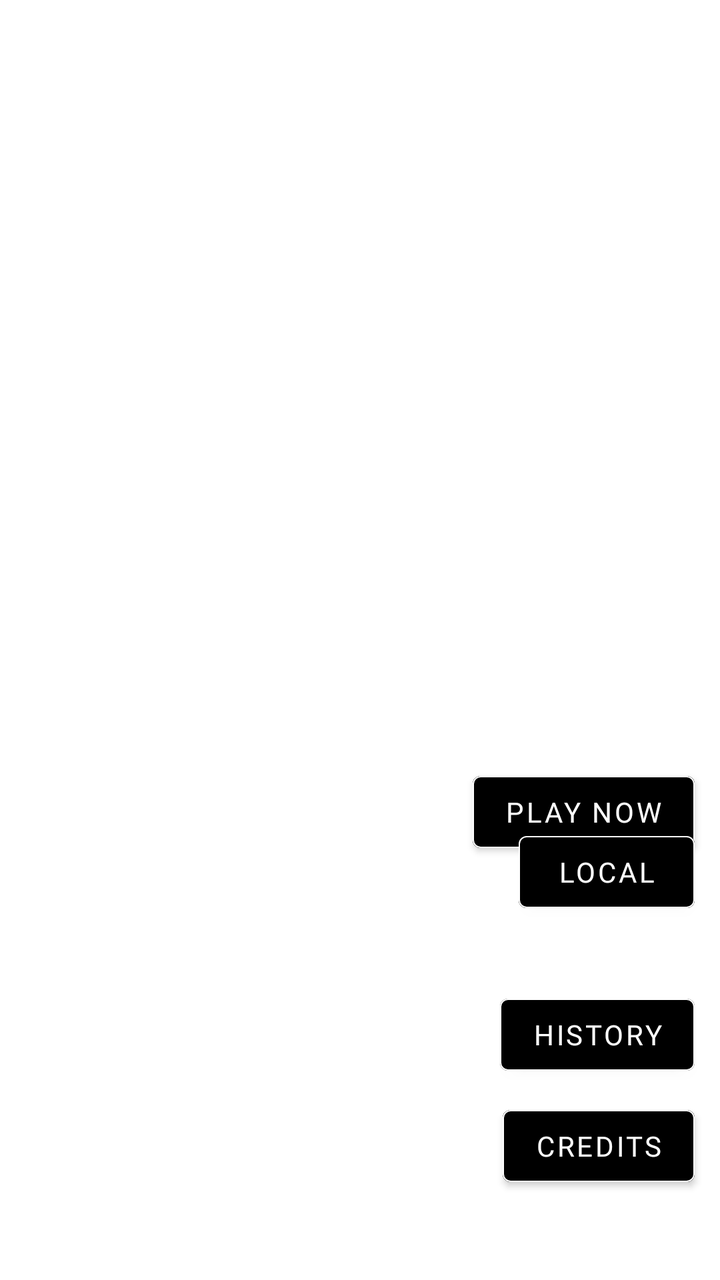
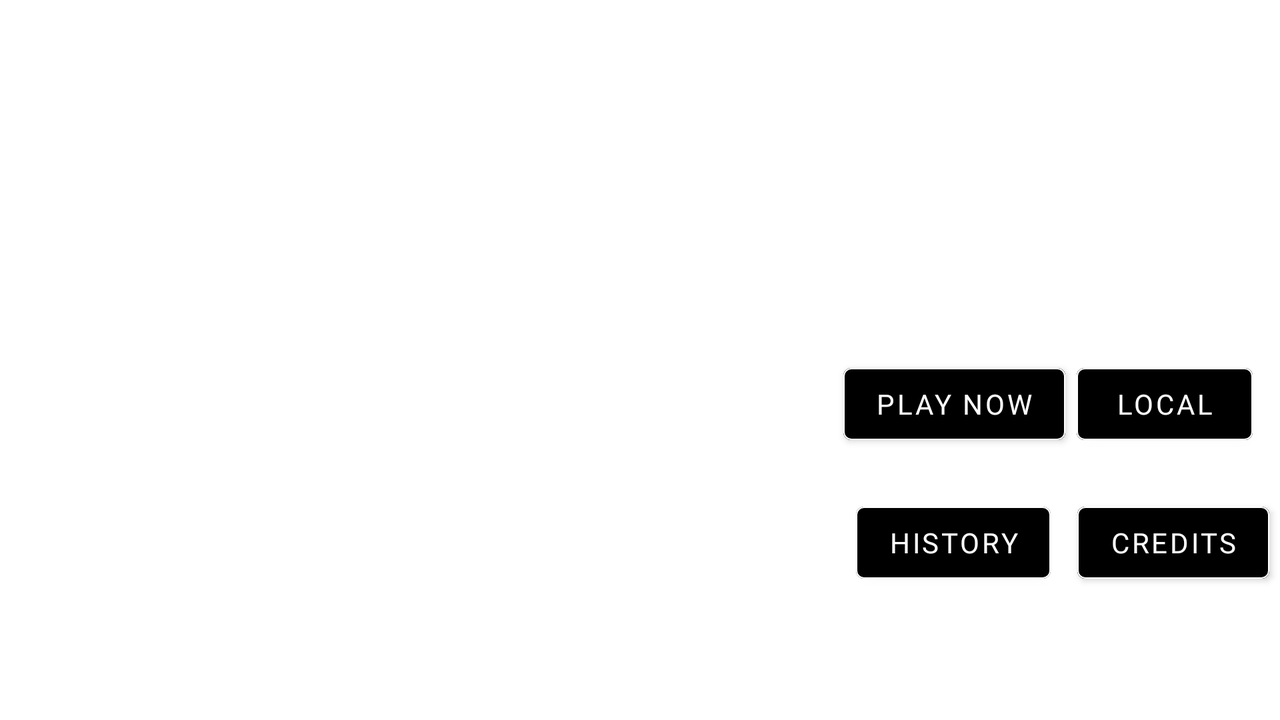

Two renders of one Android screen. The first uses the default layout on a phone; the second uses the alternative layout the repository ships for a different screen configuration, on a matching device. The two XML files are below.
<!-- AndroidManifest.xml: application theme Theme.Chess4Android -->
<!-- res/layout/activity_main.xml -->
<?xml version="1.0" encoding="utf-8"?>
<androidx.constraintlayout.widget.ConstraintLayout xmlns:android="http://schemas.android.com/apk/res/android"
    xmlns:app="http://schemas.android.com/apk/res-auto"
    xmlns:tools="http://schemas.android.com/tools"
    android:layout_width="match_parent"
    android:layout_height="match_parent"
    tools:context=".daily.MainActivity">

    <ImageView
        android:id="@+id/chess_wallpaper"
        android:layout_width="0dp"
        android:layout_height="0dp"
        android:contentDescription="@string/chess_wallpaper"
        android:scaleType="centerCrop"
        app:layout_constraintBottom_toBottomOf="parent"
        app:layout_constraintEnd_toEndOf="parent"
        app:layout_constraintHorizontal_bias="0.0"
        app:layout_constraintStart_toStartOf="parent"
        app:layout_constraintTop_toTopOf="parent"
        app:layout_constraintVertical_bias="0.0"
        app:srcCompat="@drawable/chess_wallpaper" />

    <TextView
        android:id="@+id/chess_resolution"
        android:layout_width="wrap_content"
        android:layout_height="wrap_content"
        android:fontFamily="@font/poppins"
        android:text="@string/chess_title"
        android:textColor="@color/white"
        android:textSize="34sp"
        app:layout_constraintBottom_toBottomOf="parent"
        app:layout_constraintEnd_toEndOf="parent"
        app:layout_constraintStart_toStartOf="parent"
        app:layout_constraintTop_toTopOf="@+id/chess_wallpaper"
        app:layout_constraintVertical_bias="0.086"
        tools:text="CHESS ROYALE" />

    <Button
        android:id="@+id/play_button"
        android:layout_width="wrap_content"
        android:layout_height="wrap_content"
        android:backgroundTint="#000000"
        android:fontFamily="@font/poppins"
        android:text="@string/play_button"
        app:layout_constraintBottom_toBottomOf="@+id/chess_wallpaper"
        app:layout_constraintEnd_toEndOf="parent"
        app:layout_constraintHorizontal_bias="0.949"
        app:layout_constraintStart_toStartOf="@+id/chess_wallpaper"
        app:layout_constraintTop_toTopOf="parent"
        app:layout_constraintVertical_bias="0.645"
        app:strokeColor="#FFFFFF"
        app:strokeWidth="0.5dp" />

    <Button
        android:id="@+id/credits_button"
        android:layout_width="wrap_content"
        android:layout_height="wrap_content"
        android:layout_marginTop="8dp"
        android:layout_marginBottom="48dp"
        android:backgroundTint="#000000"
        android:fontFamily="@font/poppins"
        android:text="@string/credits"
        app:layout_constraintBottom_toBottomOf="parent"
        app:layout_constraintEnd_toEndOf="parent"
        app:layout_constraintHorizontal_bias="0.952"
        app:layout_constraintStart_toStartOf="parent"
        app:layout_constraintTop_toBottomOf="@+id/history_button"
        app:layout_constraintVertical_bias="0.071"
        app:strokeColor="#FFFFFF"
        app:strokeWidth="0.5dp" />

    <Button
        android:id="@+id/history_button"
        android:layout_width="wrap_content"
        android:layout_height="wrap_content"
        android:layout_marginTop="8dp"
        android:fontFamily="@font/poppins"
        android:text="@string/history"
        app:layout_constraintBottom_toBottomOf="parent"
        app:layout_constraintEnd_toEndOf="parent"
        app:layout_constraintHorizontal_bias="0.952"
        app:layout_constraintStart_toStartOf="parent"
        app:layout_constraintTop_toBottomOf="@+id/play_button"
        app:layout_constraintVertical_bias="0.36"
        app:strokeColor="@color/white"
        app:strokeWidth="0.5dp" />

    <Button
        android:id="@+id/pvp_button"
        android:layout_width="wrap_content"
        android:layout_height="wrap_content"
        android:layout_marginBottom="180dp"
        android:backgroundTint="#000000"
        android:fontFamily="@font/poppins"
        android:text="@string/pvp_button"
        app:layout_constraintBottom_toBottomOf="parent"
        app:layout_constraintEnd_toEndOf="parent"
        app:layout_constraintHorizontal_bias="0.953"
        app:layout_constraintStart_toStartOf="parent"
        app:layout_constraintTop_toBottomOf="@+id/play_button"
        app:layout_constraintVertical_bias="1.0"
        app:strokeColor="#FFFFFF"
        app:strokeWidth="0.5dp"/>

</androidx.constraintlayout.widget.ConstraintLayout>
<!-- resources referenced by this layout -->
<resources>
  <color name="white">#FFFFFFFF</color>
  <string name="chess_title">CHESS ROYALE</string>
  <string name="chess_wallpaper">chess_wallpaper</string>
  <string name="credits">Credits</string>
  <string name="history">History</string>
  <string name="play_button">Play Now</string>
  <string name="pvp_button">Local</string>
  <style name="Theme.Chess4Android" parent="Theme.MaterialComponents.DayNight.NoActionBar">
          
          <item name="colorPrimary">@color/grena</item>
          <item name="colorPrimaryVariant">@color/purple_700</item>
          <item name="colorOnPrimary">@color/white</item>
          
          <item name="colorSecondary">@color/teal_200</item>
          <item name="colorSecondaryVariant">@color/teal_700</item>
          <item name="colorOnSecondary">@color/black</item>
          
          <item name="android:statusBarColor" tools:targetApi="l">?attr/colorPrimaryVariant</item>
          
      </style>
  <color name="grena">#000000</color>
  <color name="purple_700">#FF3700B3</color>
  <color name="teal_200">#FF03DAC5</color>
  <color name="teal_700">#FF018786</color>
  <color name="black">#FF000000</color>
</resources>
<!-- res/layout-land/activity_main.xml (the repository's variant of the layout above) -->
<!-- drawn on the phone turned sideways -->
<?xml version="1.0" encoding="utf-8"?>
<androidx.constraintlayout.widget.ConstraintLayout xmlns:android="http://schemas.android.com/apk/res/android"
    xmlns:app="http://schemas.android.com/apk/res-auto"
    xmlns:tools="http://schemas.android.com/tools"
    android:layout_width="match_parent"
    android:layout_height="match_parent"
    tools:context=".daily.MainActivity">

    <ImageView
        android:id="@+id/chess_wallpaper"
        android:layout_width="0dp"
        android:layout_height="0dp"
        android:contentDescription="@string/chess_wallpaper"
        android:scaleType="centerCrop"
        app:layout_constraintBottom_toBottomOf="parent"
        app:layout_constraintEnd_toEndOf="parent"
        app:layout_constraintHorizontal_bias="0.0"
        app:layout_constraintStart_toStartOf="parent"
        app:layout_constraintTop_toTopOf="parent"
        app:layout_constraintVertical_bias="0.0"
        app:srcCompat="@drawable/chess_wallpaper" />

    <TextView
        android:id="@+id/chess_resolution"
        android:layout_width="wrap_content"
        android:layout_height="wrap_content"
        android:fontFamily="@font/poppins"
        android:text="@string/chess_title"
        android:textColor="@color/white"
        android:textSize="34sp"
        app:layout_constraintBottom_toBottomOf="parent"
        app:layout_constraintEnd_toEndOf="parent"
        app:layout_constraintStart_toStartOf="parent"
        app:layout_constraintTop_toTopOf="@+id/chess_wallpaper"
        app:layout_constraintVertical_bias="0.086"
        tools:text="CHESS ROYALE" />


    <Button
        android:id="@+id/play_button"
        android:layout_width="wrap_content"
        android:layout_height="wrap_content"
        android:backgroundTint="#000000"
        android:fontFamily="@font/poppins"
        android:text="@string/play_button"
        app:layout_constraintBottom_toBottomOf="@+id/chess_wallpaper"
        app:layout_constraintEnd_toEndOf="parent"
        app:layout_constraintHorizontal_bias="0.797"
        app:layout_constraintStart_toStartOf="@+id/chess_wallpaper"
        app:layout_constraintTop_toTopOf="parent"
        app:layout_constraintVertical_bias="0.57"
        app:strokeColor="#FFFFFF"
        app:strokeWidth="0.5dp" />

    <Button
        android:id="@+id/credits_button"
        android:layout_width="wrap_content"
        android:layout_height="wrap_content"
        android:backgroundTint="#000000"
        android:fontFamily="@font/poppins"
        android:text="@string/credits"
        app:layout_constraintBottom_toBottomOf="parent"
        app:layout_constraintEnd_toEndOf="parent"
        app:layout_constraintHorizontal_bias="0.99"
        app:layout_constraintStart_toStartOf="parent"
        app:layout_constraintTop_toTopOf="parent"
        app:layout_constraintVertical_bias="0.793"
        app:strokeColor="#FFFFFF"
        app:strokeWidth="0.5dp" />

    <Button
        android:id="@+id/history_button"
        android:layout_width="wrap_content"
        android:layout_height="wrap_content"
        android:fontFamily="@font/poppins"
        android:text="@string/history"
        app:layout_constraintBottom_toBottomOf="parent"
        app:layout_constraintEnd_toEndOf="parent"
        app:layout_constraintHorizontal_bias="0.789"
        app:layout_constraintStart_toStartOf="parent"
        app:layout_constraintTop_toTopOf="parent"
        app:layout_constraintVertical_bias="0.793"
        app:strokeColor="@color/white"
        app:strokeWidth="0.5dp" />

    <Button
        android:id="@+id/pvp_button"
        android:layout_width="wrap_content"
        android:layout_height="wrap_content"
        android:backgroundTint="#000000"
        android:fontFamily="@font/poppins"
        android:text="@string/pvp_button"
        app:layout_constraintBottom_toBottomOf="parent"
        app:layout_constraintEnd_toEndOf="parent"
        app:layout_constraintHorizontal_bias="0.975"
        app:layout_constraintStart_toStartOf="parent"
        app:layout_constraintTop_toTopOf="parent"
        app:layout_constraintVertical_bias="0.57"
        app:strokeColor="@color/white"
        app:strokeWidth="0.5dp" />

</androidx.constraintlayout.widget.ConstraintLayout>
